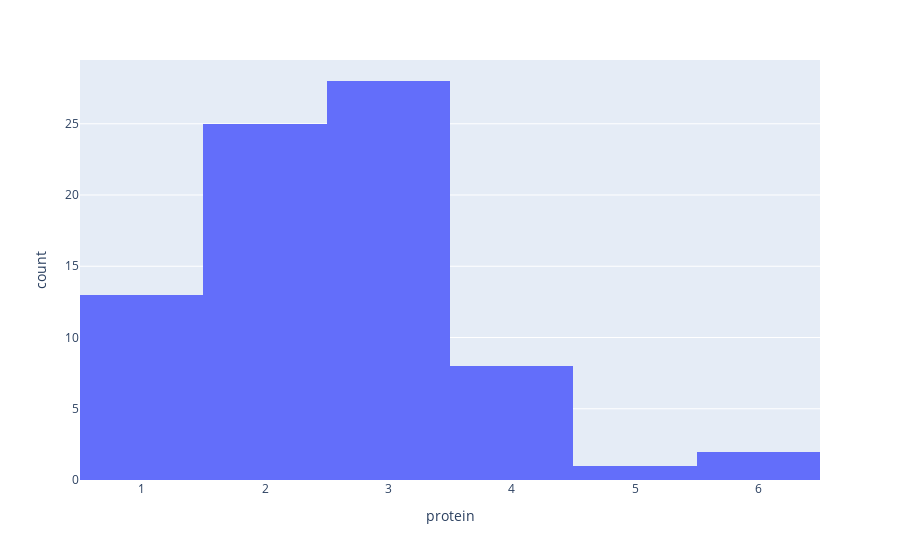

The cell this chart's notebook holds for it:
### Markdown cell above
## Is protein approximately normally distributed, or are their cereals with unusually high and low amounts of protein?

Make a histogram on `protein` using `dataframe`

### Code cell
px.histogram(dataframe,x='protein')

#<xml xmlns="https://developers.google.com/blockly/xml"><variables><variable id="+yh,Zg{hON]zy6D~.rH#">px</variable><variable id="1m+6=s7NsBC*q3sFfiW%">dataframe</variable></variables><block type="varDoMethod" id="7PkTI5@+A6#C}J7CTmyF" x="0" y="0"><mutation items="2"></mutation><field name="VAR" id="+yh,Zg{hON]zy6D~.rH#">px</field><field name="MEMBER">histogram</field><data>px:histogram</data><value name="ADD0"><block type="variables_get" id="@5YzK0kubyXCwM.CO!(="><field name="VAR" id="1m+6=s7NsBC*q3sFfiW%">dataframe</field></block></value><value name="ADD1"><block type="dummyOutputCodeBlock" id="0UT`OgPlMp)UDnV|hC7-"><field name="CODE">x='protein'</field></block></value></block></xml>

### Figure 1 — Plotly figure (JSON) as saved in the notebook; plotly's stock layout.template omitted (floating-point values rounded to 4 significant figures)
{"data": [{"bingroup": "x", "hovertemplate": "protein=%{x}<br>count=%{y}<extra></extra>", "legendgroup": "", "marker": {"color": "#636efa", "pattern": {"shape": ""}}, "name": "", "orientation": "v", "showlegend": false, "type": "histogram", "x": [4, 3, 4, 4, 2, 2, 2, 3, 2, 3, 1, 6, 1, 3, 1, 2, 2, 1, 1, 3, 3, 2, 2, 2, 2, 1, 3, 3, 3, 1, 2, 1, 3, 3, 3, 1, 3, 1, 2, 3, 2, 4, 2, 4, 4, 4, 3, 2, 2, 3, 3, 3, 3, 3, 1, 2, 4, 5, 3, 3, 2, 1, 2, 2, 3, 3, 2, 6, 2, 2, 3, 3, 2, 1, 3, 3, 2], "xaxis": "x", "yaxis": "y"}], "layout": {"barmode": "relative", "legend": {"tracegroupgap": 0}, "margin": {"t": 60}, "xaxis": {"anchor": "y", "domain": [0, 1], "title": {"text": "protein"}}, "yaxis": {"anchor": "x", "domain": [0, 1], "title": {"text": "count"}}}}
